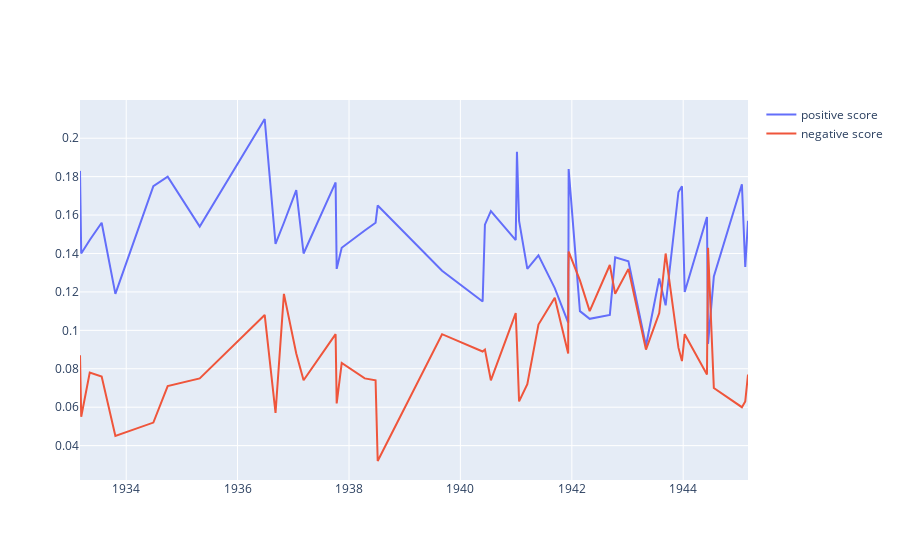

Source (notebook cell):
### Markdown cell above
## Franklin D. Roosevelt

### Code cell
fdr = df.loc[df['president'].isin(['Franklin D. Roosevelt'])]
fig = go.Figure()
fig.add_trace(go.Scatter(x=fdr["date"], y=fdr["score_pos"],
                    mode='lines',
                    name='positive score'))
fig.add_trace(go.Scatter(x=fdr["date"], y=fdr["score_neg"],
                    mode='lines',
                    name='negative score'))
fig.show()
